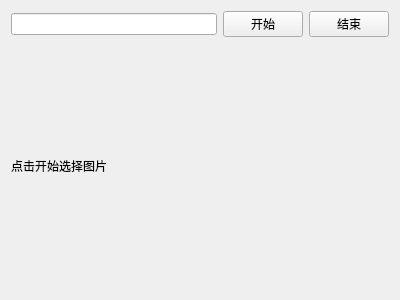
<?xml version="1.0" encoding="UTF-8"?>
<ui version="4.0">
 <class>Widget1</class>
 <widget class="QWidget" name="Widget1">
  <property name="geometry">
   <rect>
    <x>0</x>
    <y>0</y>
    <width>400</width>
    <height>300</height>
   </rect>
  </property>
  <property name="windowTitle">
   <string>Form</string>
  </property>
  <layout class="QGridLayout" name="gridLayout">
   <item row="0" column="0">
    <layout class="QVBoxLayout" name="verticalLayout">
     <item>
      <layout class="QHBoxLayout" name="horizontalLayout">
       <item>
        <widget class="QLineEdit" name="lineEdit"/>
       </item>
       <item>
        <widget class="QPushButton" name="pushButton">
         <property name="text">
          <string>开始</string>
         </property>
        </widget>
       </item>
       <item>
        <widget class="QPushButton" name="pushButton_2">
         <property name="text">
          <string>结束</string>
         </property>
        </widget>
       </item>
      </layout>
     </item>
     <item>
      <widget class="QLabel" name="label">
       <property name="sizePolicy">
        <sizepolicy hsizetype="Preferred" vsizetype="Expanding">
         <horstretch>0</horstretch>
         <verstretch>0</verstretch>
        </sizepolicy>
       </property>
       <property name="text">
        <string>点击开始选择图片</string>
       </property>
      </widget>
     </item>
    </layout>
   </item>
  </layout>
 </widget>
 <resources/>
 <connections/>
</ui>
